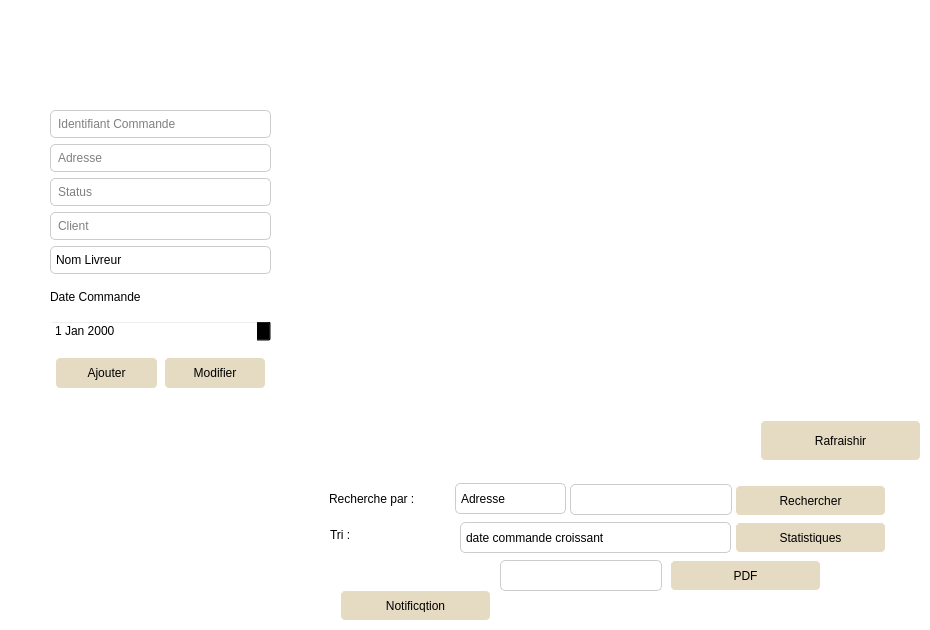
    <widget class="QWidget" name="pageCommande">
     <property name="styleSheet">
      <string notr="true">QWidget {
    background-color: transparent;
}</string>
     </property>
     <widget class="QTableView" name="tableView">
      <property name="geometry">
       <rect>
        <x>310</x>
        <y>30</y>
        <width>611</width>
        <height>381</height>
       </rect>
      </property>
     </widget>
     <widget class="QWidget" name="layoutWidget">
      <property name="geometry">
       <rect>
        <x>50</x>
        <y>110</y>
        <width>221</width>
        <height>232</height>
       </rect>
      </property>
      <layout class="QVBoxLayout" name="verticalLayoutCommande">
       <item>
        <widget class="QLineEdit" name="idc">
         <property name="styleSheet">
          <string notr="true">QLineEdit {
    border: 1px solid #ccc; /* Border color */
    border-radius: 5px; /* Rounded corners */
    padding: 5px; /* Space inside the line edit */
    background-color: white; /* Background color */
    selection-background-color: lightblue; /* Background color of selected text */
    selection-color: black; /* Text color of selected text */
    min-width: 150px; /* Minimum width of the line edit */
}

QLineEdit:focus {
    border-color: #3498db; /* Border color when focused */
    box-shadow: 0 0 5px #3498db; /* Shadow when focused */
}

QLineEdit::placeholder {
    color: #999; /* Placeholder text color */
}

QLineEdit::hover {
    border-color: #aaa; /* Border color on hover */
}
</string>
         </property>
         <property name="placeholderText">
          <string>Identifiant Commande</string>
         </property>
        </widget>
       </item>
       <item>
        <widget class="QLineEdit" name="adresse">
         <property name="styleSheet">
          <string notr="true">QLineEdit {
    border: 1px solid #ccc; /* Border color */
    border-radius: 5px; /* Rounded corners */
    padding: 5px; /* Space inside the line edit */
    background-color: white; /* Background color */
    selection-background-color: lightblue; /* Background color of selected text */
    selection-color: black; /* Text color of selected text */
    min-width: 150px; /* Minimum width of the line edit */
}

QLineEdit:focus {
    border-color: #3498db; /* Border color when focused */
    box-shadow: 0 0 5px #3498db; /* Shadow when focused */
}

QLineEdit::placeholder {
    color: #999; /* Placeholder text color */
}

QLineEdit::hover {
    border-color: #aaa; /* Border color on hover */
}
</string>
         </property>
         <property name="placeholderText">
          <string>Adresse</string>
         </property>
        </widget>
       </item>
       <item>
        <widget class="QLineEdit" name="status">
         <property name="styleSheet">
          <string notr="true">QLineEdit {
    border: 1px solid #ccc; /* Border color */
    border-radius: 5px; /* Rounded corners */
    padding: 5px; /* Space inside the line edit */
    background-color: white; /* Background color */
    selection-background-color: lightblue; /* Background color of selected text */
    selection-color: black; /* Text color of selected text */
    min-width: 150px; /* Minimum width of the line edit */
}

QLineEdit:focus {
    border-color: #3498db; /* Border color when focused */
    box-shadow: 0 0 5px #3498db; /* Shadow when focused */
}

QLineEdit::placeholder {
    color: #999; /* Placeholder text color */
}

QLineEdit::hover {
    border-color: #aaa; /* Border color on hover */
}
</string>
         </property>
         <property name="placeholderText">
          <string>Status</string>
         </property>
        </widget>
       </item>
       <item>
        <widget class="QLineEdit" name="client">
         <property name="styleSheet">
          <string notr="true">QLineEdit {
    border: 1px solid #ccc; /* Border color */
    border-radius: 5px; /* Rounded corners */
    padding: 5px; /* Space inside the line edit */
    background-color: white; /* Background color */
    selection-background-color: lightblue; /* Background color of selected text */
    selection-color: black; /* Text color of selected text */
    min-width: 150px; /* Minimum width of the line edit */
}

QLineEdit:focus {
    border-color: #3498db; /* Border color when focused */
    box-shadow: 0 0 5px #3498db; /* Shadow when focused */
}

QLineEdit::placeholder {
    color: #999; /* Placeholder text color */
}

QLineEdit::hover {
    border-color: #aaa; /* Border color on hover */
}
</string>
         </property>
         <property name="placeholderText">
          <string>Client</string>
         </property>
        </widget>
       </item>
       <item>
        <widget class="QComboBox" name="idlivreur">
         <property name="styleSheet">
          <string notr="true">QComboBox {
    border: 1px solid #ccc; /* Border color */
    border-radius: 5px; /* Rounded corners */
    padding: 5px; /* Space inside the combo box */
    background-color: white; /* Background color */
    selection-background-color: lightblue; /* Background color of selected item */
    selection-color: black; /* Text color of selected item */
}

QComboBox::drop-down {
    border: none; /* Remove the default dropdown button border */
    subcontrol-origin: padding; /* Position of the dropdown button */
    subcontrol-position: right; /* Position of the dropdown button */
    background-color: transparent; /* Background color of the dropdown button */
}

QComboBox::down-arrow {
    image: url(down_arrow.png); /* Replace with your arrow image */
    width: 12px; /* Width of the arrow image */
    height: 12px; /* Height of the arrow image */
}

QComboBox::down-arrow:on {
    top: 1px; /* Adjust the position when the dropdown is active */
}

QComboBox QAbstractItemView {
    border: 1px solid #ccc; /* Border color of the dropdown list */
    background-color: white; /* Background color of the dropdown list */
    selection-background-color: lightblue; /* Background color of selected item */
    selection-color: black; /* Text color of selected item */
    outline: none; /* Remove focus border */
}

QComboBox QAbstractItemView::item {
    padding: 5px; /* Space around each item in the dropdown list */
}

QComboBox QAbstractItemView::item:selected {
    background-color: lightblue; /* Background color of selected item in the dropdown list */
}</string>
         </property>
         <property name="placeholderText">
          <string>Nom Livreur</string>
         </property>
        </widget>
       </item>
       <item>
        <widget class="QLabel" name="label">
         <property name="styleSheet">
          <string notr="true">font: 75 italic 12pt &quot;Georgia&quot;;
color:black;</string>
         </property>
         <property name="text">
          <string>Date Commande</string>
         </property>
        </widget>
       </item>
       <item>
        <widget class="QDateEdit" name="dateEdit"/>
       </item>
      </layout>
     </widget>
     <widget class="QWidget" name="layoutWidgetButtons">
      <property name="geometry">
       <rect>
        <x>55</x>
        <y>350</y>
        <width>211</width>
        <height>46</height>
       </rect>
      </property>
      <layout class="QHBoxLayout" name="horizontalLayoutButtons">
       <item>
        <widget class="QPushButton" name="ajouter">
         <property name="styleSheet">
          <string notr="true">QPushButton {
    font: 12pt &quot;MV Boli&quot;;
    background-color: #e5dac2;
    border: 1px solid #ffffff;
    border-radius: 5px;
    color: black;
    padding: 8px 16px;
}

QPushButton:hover {
    background-color: #e5dac2;
}
</string>
         </property>
         <property name="text">
          <string>Ajouter</string>
         </property>
        </widget>
       </item>
       <item>
        <widget class="QPushButton" name="modifier">
         <property name="styleSheet">
          <string notr="true">QPushButton {
    font: 12pt &quot;MV Boli&quot;;
    background-color: #e5dac2;
    border: 1px solid #ffffff;
    border-radius: 5px;
    color: black;
    padding: 8px 16px;
}

QPushButton:hover {
    background-color: #e5dac2;
}
</string>
         </property>
         <property name="text">
          <string>Modifier</string>
         </property>
        </widget>
       </item>
      </layout>
     </widget>
     <widget class="QPushButton" name="pushButton">
      <property name="geometry">
       <rect>
        <x>735</x>
        <y>522</y>
        <width>151</width>
        <height>31</height>
       </rect>
      </property>
      <property name="styleSheet">
       <string notr="true">QPushButton {
    font: 12pt &quot;MV Boli&quot;;
    background-color: #e5dac2;
    border: 1px solid #ffffff;
    border-radius: 5px;
    color: black;
    padding: 8px 16px;
}

QPushButton:hover {
    background-color: #e5dac2;
}
</string>
      </property>
      <property name="text">
       <string>Statistiques</string>
      </property>
     </widget>
     <widget class="QPushButton" name="pushButton_rech">
      <property name="geometry">
       <rect>
        <x>735</x>
        <y>485</y>
        <width>151</width>
        <height>31</height>
       </rect>
      </property>
      <property name="styleSheet">
       <string notr="true">QPushButton {
    font: 12pt &quot;MV Boli&quot;;
    background-color: #e5dac2;
    border: 1px solid #ffffff;
    border-radius: 5px;
    color: black;
    padding: 8px 16px;
}

QPushButton:hover {
    background-color: #e5dac2;
}
</string>
      </property>
      <property name="text">
       <string>Rechercher</string>
      </property>
     </widget>
     <widget class="QComboBox" name="comboBox_rech">
      <property name="geometry">
       <rect>
        <x>455</x>
        <y>483</y>
        <width>111</width>
        <height>31</height>
       </rect>
      </property>
      <property name="styleSheet">
       <string notr="true">QComboBox {
    border: 1px solid #ccc; /* Border color */
    border-radius: 5px; /* Rounded corners */
    padding: 5px; /* Space inside the combo box */
    background-color: white; /* Background color */
    selection-background-color: lightblue; /* Background color of selected item */
    selection-color: black; /* Text color of selected item */
}

QComboBox::drop-down {
    border: none; /* Remove the default dropdown button border */
    subcontrol-origin: padding; /* Position of the dropdown button */
    subcontrol-position: right; /* Position of the dropdown button */
    background-color: transparent; /* Background color of the dropdown button */
}

QComboBox::down-arrow {
    image: url(down_arrow.png); /* Replace with your arrow image */
    width: 12px; /* Width of the arrow image */
    height: 12px; /* Height of the arrow image */
}

QComboBox::down-arrow:on {
    top: 1px; /* Adjust the position when the dropdown is active */
}

QComboBox QAbstractItemView {
    border: 1px solid #ccc; /* Border color of the dropdown list */
    background-color: white; /* Background color of the dropdown list */
    selection-background-color: lightblue; /* Background color of selected item */
    selection-color: black; /* Text color of selected item */
    outline: none; /* Remove focus border */
}

QComboBox QAbstractItemView::item {
    padding: 5px; /* Space around each item in the dropdown list */
}

QComboBox QAbstractItemView::item:selected {
    background-color: lightblue; /* Background color of selected item in the dropdown list */
}</string>
      </property>
      <item>
       <property name="text">
        <string>Adresse</string>
       </property>
      </item>
      <item>
       <property name="text">
        <string>Status</string>
       </property>
      </item>
      <item>
       <property name="text">
        <string>Client</string>
       </property>
      </item>
     </widget>
     <widget class="QLabel" name="label_2">
      <property name="geometry">
       <rect>
        <x>329</x>
        <y>489</y>
        <width>121</width>
        <height>20</height>
       </rect>
      </property>
      <property name="styleSheet">
       <string notr="true">font: 75 italic 12pt &quot;Georgia&quot;;
color:black;</string>
      </property>
      <property name="text">
       <string>Recherche par :</string>
      </property>
     </widget>
     <widget class="QLineEdit" name="lineEdit">
      <property name="geometry">
       <rect>
        <x>570</x>
        <y>484</y>
        <width>162</width>
        <height>31</height>
       </rect>
      </property>
      <property name="styleSheet">
       <string notr="true">QLineEdit {
    border: 1px solid #ccc; /* Border color */
    border-radius: 5px; /* Rounded corners */
    padding: 5px; /* Space inside the line edit */
    background-color: white; /* Background color */
    selection-background-color: lightblue; /* Background color of selected text */
    selection-color: black; /* Text color of selected text */
    min-width: 150px; /* Minimum width of the line edit */
}

QLineEdit:focus {
    border-color: #3498db; /* Border color when focused */
    box-shadow: 0 0 5px #3498db; /* Shadow when focused */
}

QLineEdit::placeholder {
    color: #999; /* Placeholder text color */
}

QLineEdit::hover {
    border-color: #aaa; /* Border color on hover */
}
</string>
      </property>
     </widget>
     <widget class="QPushButton" name="pushButton_2">
      <property name="geometry">
       <rect>
        <x>760</x>
        <y>420</y>
        <width>161</width>
        <height>41</height>
       </rect>
      </property>
      <property name="styleSheet">
       <string notr="true">QPushButton {
    font: 12pt &quot;MV Boli&quot;;
    background-color: #e5dac2;
    border: 1px solid #ffffff;
    border-radius: 5px;
    color: black;
    padding: 8px 16px;
}

QPushButton:hover {
    background-color: #e5dac2;
}
</string>
      </property>
      <property name="text">
       <string>Rafraishir</string>
      </property>
     </widget>
     <widget class="QLabel" name="label_3">
      <property name="geometry">
       <rect>
        <x>330</x>
        <y>525</y>
        <width>51</width>
        <height>20</height>
       </rect>
      </property>
      <property name="styleSheet">
       <string notr="true">font: 75 italic 12pt &quot;Georgia&quot;;
color:black;</string>
      </property>
      <property name="text">
       <string>Tri :</string>
      </property>
     </widget>
     <widget class="QComboBox" name="comboBox_tri">
      <property name="geometry">
       <rect>
        <x>460</x>
        <y>522</y>
        <width>271</width>
        <height>31</height>
       </rect>
      </property>
      <property name="styleSheet">
       <string notr="true">QComboBox {
    border: 1px solid #ccc; /* Border color */
    border-radius: 5px; /* Rounded corners */
    padding: 5px; /* Space inside the combo box */
    background-color: white; /* Background color */
    selection-background-color: lightblue; /* Background color of selected item */
    selection-color: black; /* Text color of selected item */
}

QComboBox::drop-down {
    border: none; /* Remove the default dropdown button border */
    subcontrol-origin: padding; /* Position of the dropdown button */
    subcontrol-position: right; /* Position of the dropdown button */
    background-color: transparent; /* Background color of the dropdown button */
}

QComboBox::down-arrow {
    image: url(down_arrow.png); /* Replace with your arrow image */
    width: 12px; /* Width of the arrow image */
    height: 12px; /* Height of the arrow image */
}

QComboBox::down-arrow:on {
    top: 1px; /* Adjust the position when the dropdown is active */
}

QComboBox QAbstractItemView {
    border: 1px solid #ccc; /* Border color of the dropdown list */
    background-color: white; /* Background color of the dropdown list */
    selection-background-color: lightblue; /* Background color of selected item */
    selection-color: black; /* Text color of selected item */
    outline: none; /* Remove focus border */
}

QComboBox QAbstractItemView::item {
    padding: 5px; /* Space around each item in the dropdown list */
}

QComboBox QAbstractItemView::item:selected {
    background-color: lightblue; /* Background color of selected item in the dropdown list */
}</string>
      </property>
      <item>
       <property name="text">
        <string>date commande croissant</string>
       </property>
      </item>
      <item>
       <property name="text">
        <string>date commande decroissant</string>
       </property>
      </item>
      <item>
       <property name="text">
        <string>identifiant croissant</string>
       </property>
      </item>
      <item>
       <property name="text">
        <string>identifiant decroissant</string>
       </property>
      </item>
      <item>
       <property name="text">
        <string>adresse croissant</string>
       </property>
      </item>
      <item>
       <property name="text">
        <string>adresse decroissant</string>
       </property>
      </item>
     </widget>
     <widget class="QPushButton" name="pushButton_pdf">
      <property name="geometry">
       <rect>
        <x>670</x>
        <y>560</y>
        <width>151</width>
        <height>31</height>
       </rect>
      </property>
      <property name="styleSheet">
       <string notr="true">QPushButton {
    font: 12pt &quot;MV Boli&quot;;
    background-color: #e5dac2;
    border: 1px solid #ffffff;
    border-radius: 5px;
    color: black;
    padding: 8px 16px;
}

QPushButton:hover {
    background-color: #e5dac2;
}
</string>
      </property>
      <property name="text">
       <string>PDF</string>
      </property>
     </widget>
     <widget class="QLineEdit" name="lineEdit_pdf">
      <property name="geometry">
       <rect>
        <x>500</x>
        <y>560</y>
        <width>162</width>
        <height>31</height>
       </rect>
      </property>
      <property name="styleSheet">
       <string notr="true">QLineEdit {
    border: 1px solid #ccc; /* Border color */
    border-radius: 5px; /* Rounded corners */
    padding: 5px; /* Space inside the line edit */
    background-color: white; /* Background color */
    selection-background-color: lightblue; /* Background color of selected text */
    selection-color: black; /* Text color of selected text */
    min-width: 150px; /* Minimum width of the line edit */
}

QLineEdit:focus {
    border-color: #3498db; /* Border color when focused */
    box-shadow: 0 0 5px #3498db; /* Shadow when focused */
}

QLineEdit::placeholder {
    color: #999; /* Placeholder text color */
}

QLineEdit::hover {
    border-color: #aaa; /* Border color on hover */
}
</string>
      </property>
     </widget>
     <widget class="QPushButton" name="pushButton_notify">
      <property name="geometry">
       <rect>
        <x>340</x>
        <y>590</y>
        <width>151</width>
        <height>31</height>
       </rect>
      </property>
      <property name="styleSheet">
       <string notr="true">QPushButton {
    font: 12pt &quot;MV Boli&quot;;
    background-color: #e5dac2;
    border: 1px solid #ffffff;
    border-radius: 5px;
    color: black;
    padding: 8px 16px;
}

QPushButton:hover {
    background-color: #e5dac2;
}
</string>
      </property>
      <property name="text">
       <string>Notificqtion</string>
      </property>
     </widget>
    </widget>
